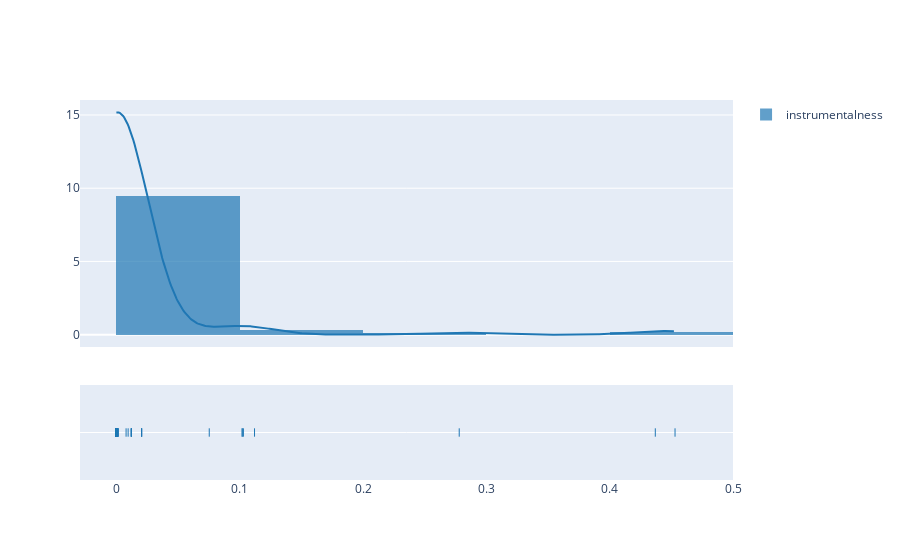

Here is the notebook cell this chart was saved with:
### Code cell
fig = ff.create_distplot([df["instrumentalness"]], ["instrumentalness"], bin_size=.1)
fig.show()

### Figure 1 — Plotly figure (JSON) as saved in the notebook; plotly's stock layout.template omitted (floating-point values rounded to 4 significant figures; data arrays with more than 128 entries replaced by an {"elided": "..."} marker saying what was removed)
{"data": [{"autobinx": false, "histnorm": "probability density", "legendgroup": "instrumentalness", "marker": {"color": "rgb(31, 119, 180)"}, "name": "instrumentalness", "opacity": 0.7, "type": "histogram", "x": [0, 3.89e-06, 0, 2.15e-05, 4.77e-05, 0, 6.26e-05, 0, 0, 0.000117, 0.000117, 0.000117, 0.000117, 0.00786, 4.67e-05, 6.04e-06, 4.65e-05, 1.54e-06, 8.44e-05, 2.04e-06, 1.27e-05, 0.000349, 0.000268, 0, 9.96e-05, 0.00951, 0.000452, 0.0204, 0.00134, 0.103, 3.18e-05, 0.112, 0.437, 0.000104, 0.000715, 0.00103, 0.0753, 0.453, 0.00155, 0, 0.278, 0.00041, 0.000889, 0, 0, 1.13e-05, 1.26e-06, 0, 2.83e-05, 0.000144, 0.00122, 0.000263, 0, 0, 0.012, 0.012, 7.78e-05, 7.78e-05, 0, 0, 0.0122, 0.0122, 0, 0, 0, 0, 0, 0, 0, 0, 0, 0, 0, 0, 0, 0, 0, 0, 0, 0, 0, 0, 0, 0, 0, 0, 0, 0, 0, 0, 0, 0, 0, 0, 4.82e-05, 4.82e-05, 0, 0, 0, 0, 1.59e-05, 1.59e-05, 0, 0, 0, 0, 0, 0, 0, 0, 0, 0, 0.102, 0.102, 0, 0, 1.21e-05, 1.21e-05, 0.0205, 0.0205, 0.000173, 0.000173, 3.99e-06, 3.99e-06], "xaxis": "x", "xbins": {"end": 0.453, "size": 0.1, "start": 0}, "yaxis": "y"}, {"legendgroup": "instrumentalness", "marker": {"color": "rgb(31, 119, 180)"}, "mode": "lines", "name": "instrumentalness", "showlegend": false, "type": "scatter", "x": {"elided": "500 float values"}, "xaxis": "x", "y": {"elided": "500 float values"}, "yaxis": "y"}, {"legendgroup": "instrumentalness", "marker": {"color": "rgb(31, 119, 180)", "symbol": "line-ns-open"}, "mode": "markers", "name": "instrumentalness", "showlegend": false, "type": "scatter", "x": [0, 3.89e-06, 0, 2.15e-05, 4.77e-05, 0, 6.26e-05, 0, 0, 0.000117, 0.000117, 0.000117, 0.000117, 0.00786, 4.67e-05, 6.04e-06, 4.65e-05, 1.54e-06, 8.44e-05, 2.04e-06, 1.27e-05, 0.000349, 0.000268, 0, 9.96e-05, 0.00951, 0.000452, 0.0204, 0.00134, 0.103, 3.18e-05, 0.112, 0.437, 0.000104, 0.000715, 0.00103, 0.0753, 0.453, 0.00155, 0, 0.278, 0.00041, 0.000889, 0, 0, 1.13e-05, 1.26e-06, 0, 2.83e-05, 0.000144, 0.00122, 0.000263, 0, 0, 0.012, 0.012, 7.78e-05, 7.78e-05, 0, 0, 0.0122, 0.0122, 0, 0, 0, 0, 0, 0, 0, 0, 0, 0, 0, 0, 0, 0, 0, 0, 0, 0, 0, 0, 0, 0, 0, 0, 0, 0, 0, 0, 0, 0, 0, 0, 4.82e-05, 4.82e-05, 0, 0, 0, 0, 1.59e-05, 1.59e-05, 0, 0, 0, 0, 0, 0, 0, 0, 0, 0, 0.102, 0.102, 0, 0, 1.21e-05, 1.21e-05, 0.0205, 0.0205, 0.000173, 0.000173, 3.99e-06, 3.99e-06], "xaxis": "x", "y": ["instrumentalness", "instrumentalness", "instrumentalness", "instrumentalness", "instrumentalness", "instrumentalness", "instrumentalness", "instrumentalness", "instrumentalness", "instrumentalness", "instrumentalness", "instrumentalness", "instrumentalness", "instrumentalness", "instrumentalness", "instrumentalness", "instrumentalness", "instrumentalness", "instrumentalness", "instrumentalness", "instrumentalness", "instrumentalness", "instrumentalness", "instrumentalness", "instrumentalness", "instrumentalness", "instrumentalness", "instrumentalness", "instrumentalness", "instrumentalness", "instrumentalness", "instrumentalness", "instrumentalness", "instrumentalness", "instrumentalness", "instrumentalness", "instrumentalness", "instrumentalness", "instrumentalness", "instrumentalness", "instrumentalness", "instrumentalness", "instrumentalness", "instrumentalness", "instrumentalness", "instrumentalness", "instrumentalness", "instrumentalness", "instrumentalness", "instrumentalness", "instrumentalness", "instrumentalness", "instrumentalness", "instrumentalness", "instrumentalness", "instrumentalness", "instrumentalness", "instrumentalness", "instrumentalness", "instrumentalness", "instrumentalness", "instrumentalness", "instrumentalness", "instrumentalness", "instrumentalness", "instrumentalness", "instrumentalness", "instrumentalness", "instrumentalness", "instrumentalness", "instrumentalness", "instrumentalness", "instrumentalness", "instrumentalness", "instrumentalness", "instrumentalness", "instrumentalness", "instrumentalness", "instrumentalness", "instrumentalness", "instrumentalness", "instrumentalness", "instrumentalness", "instrumentalness", "instrumentalness", "instrumentalness", "instrumentalness", "instrumentalness", "instrumentalness", "instrumentalness", "instrumentalness", "instrumentalness", "instrumentalness", "instrumentalness", "instrumentalness", "instrumentalness", "instrumentalness", "instrumentalness", "instrumentalness", "instrumentalness", "instrumentalness", "instrumentalness", "instrumentalness", "instrumentalness", "instrumentalness", "instrumentalness", "instrumentalness", "instrumentalness", "instrumentalness", "instrumentalness", "instrumentalness", "instrumentalness", "instrumentalness", "instrumentalness", "instrumentalness", "instrumentalness", "instrumentalness", "instrumentalness", "instrumentalness", "instrumentalness", "instrumentalness", "instrumentalness", "instrumentalness", "instrumentalness"], "yaxis": "y2"}], "layout": {"barmode": "overlay", "hovermode": "closest", "legend": {"traceorder": "reversed"}, "xaxis": {"anchor": "y2", "domain": [0, 1], "zeroline": false}, "yaxis": {"anchor": "free", "domain": [0.35, 1], "position": 0}, "yaxis2": {"anchor": "x", "domain": [0, 0.25], "dtick": 1, "showticklabels": false}}}
